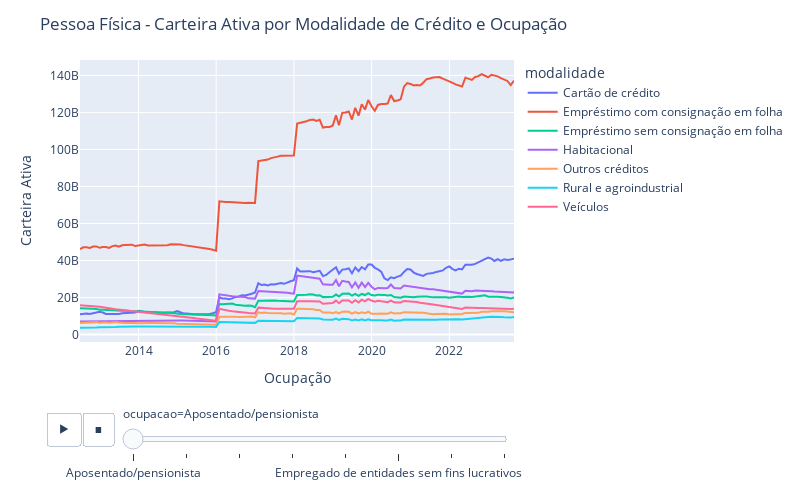

The cell this chart's notebook holds for it:
### Code cell
# fig = px.line(df_total, 
#              x='data_base',
#              y='carteira_ativa_deflacionada', 
#              color='modalidade', 
#              animation_frame='ocupacao')

# fig.update_layout(title_text='Pessoa Física - Carteira Ativa por Modalidade de Crédito e Ocupação',
#              xaxis_title='Ocupação',
#              yaxis_title='Carteira Ativa',
#              height=500, 
#              width=800)

# fig.show()

### Figure 1 — Plotly figure (JSON) as saved in the notebook; plotly's stock layout.template omitted (floating-point values rounded to 4 significant figures; data arrays with more than 128 entries replaced by an {"elided": "..."} marker saying what was removed)
{"data": [{"hovertemplate": "modalidade=Cartão de crédito<br>ocupacao=Aposentado/pensionista<br>data_base=%{x}<br>carteira_ativa_deflacionada=%{y}<extra></extra>", "legendgroup": "Cartão de crédito", "line": {"color": "#636efa", "dash": "solid"}, "marker": {"symbol": "circle"}, "mode": "lines", "name": "Cartão de crédito", "orientation": "v", "showlegend": true, "type": "scatter", "x": {"elided": "135 str values"}, "xaxis": "x", "y": {"elided": "135 float values"}, "yaxis": "y"}, {"hovertemplate": "modalidade=Empréstimo com consignação em folha<br>ocupacao=Aposentado/pensionista<br>data_base=%{x}<br>carteira_ativa_deflacionada=%{y}<extra></extra>", "legendgroup": "Empréstimo com consignação em folha", "line": {"color": "#EF553B", "dash": "solid"}, "marker": {"symbol": "circle"}, "mode": "lines", "name": "Empréstimo com consignação em folha", "orientation": "v", "showlegend": true, "type": "scatter", "x": {"elided": "135 str values"}, "xaxis": "x", "y": {"elided": "135 float values"}, "yaxis": "y"}, {"hovertemplate": "modalidade=Empréstimo sem consignação em folha<br>ocupacao=Aposentado/pensionista<br>data_base=%{x}<br>carteira_ativa_deflacionada=%{y}<extra></extra>", "legendgroup": "Empréstimo sem consignação em folha", "line": {"color": "#00cc96", "dash": "solid"}, "marker": {"symbol": "circle"}, "mode": "lines", "name": "Empréstimo sem consignação em folha", "orientation": "v", "showlegend": true, "type": "scatter", "x": {"elided": "135 str values"}, "xaxis": "x", "y": {"elided": "135 float values"}, "yaxis": "y"}, {"hovertemplate": "modalidade=Habitacional<br>ocupacao=Aposentado/pensionista<br>data_base=%{x}<br>carteira_ativa_deflacionada=%{y}<extra></extra>", "legendgroup": "Habitacional", "line": {"color": "#ab63fa", "dash": "solid"}, "marker": {"symbol": "circle"}, "mode": "lines", "name": "Habitacional", "orientation": "v", "showlegend": true, "type": "scatter", "x": {"elided": "135 str values"}, "xaxis": "x", "y": {"elided": "135 float values"}, "yaxis": "y"}, {"hovertemplate": "modalidade=Outros créditos<br>ocupacao=Aposentado/pensionista<br>data_base=%{x}<br>carteira_ativa_deflacionada=%{y}<extra></extra>", "legendgroup": "Outros créditos", "line": {"color": "#FFA15A", "dash": "solid"}, "marker": {"symbol": "circle"}, "mode": "lines", "name": "Outros créditos", "orientation": "v", "showlegend": true, "type": "scatter", "x": {"elided": "135 str values"}, "xaxis": "x", "y": {"elided": "135 float values"}, "yaxis": "y"}, {"hovertemplate": "modalidade=Rural e agroindustrial<br>ocupacao=Aposentado/pensionista<br>data_base=%{x}<br>carteira_ativa_deflacionada=%{y}<extra></extra>", "legendgroup": "Rural e agroindustrial", "line": {"color": "#19d3f3", "dash": "solid"}, "marker": {"symbol": "circle"}, "mode": "lines", "name": "Rural e agroindustrial", "orientation": "v", "showlegend": true, "type": "scatter", "x": {"elided": "135 str values"}, "xaxis": "x", "y": {"elided": "135 float values"}, "yaxis": "y"}, {"hovertemplate": "modalidade=Veículos<br>ocupacao=Aposentado/pensionista<br>data_base=%{x}<br>carteira_ativa_deflacionada=%{y}<extra></extra>", "legendgroup": "Veículos", "line": {"color": "#FF6692", "dash": "solid"}, "marker": {"symbol": "circle"}, "mode": "lines", "name": "Veículos", "orientation": "v", "showlegend": true, "type": "scatter", "x": {"elided": "135 str values"}, "xaxis": "x", "y": {"elided": "135 float values"}, "yaxis": "y"}], "layout": {"height": 500, "legend": {"title": {"text": "modalidade"}, "tracegroupgap": 0}, "margin": {"t": 60}, "sliders": [{"active": 0, "currentvalue": {"prefix": "ocupacao="}, "len": 0.9, "pad": {"b": 10, "t": 60}, "steps": [{"args": [["Aposentado/pensionista"], {"frame": {"duration": 0, "redraw": false}, "fromcurrent": true, "mode": "immediate", "transition": {"duration": 0, "easing": "linear"}}], "label": "Aposentado/pensionista", "method": "animate"}, {"args": [["Empresário"], {"frame": {"duration": 0, "redraw": false}, "fromcurrent": true, "mode": "immediate", "transition": {"duration": 0, "easing": "linear"}}], "label": "Empresário", "method": "animate"}, {"args": [["MEI"], {"frame": {"duration": 0, "redraw": false}, "fromcurrent": true, "mode": "immediate", "transition": {"duration": 0, "easing": "linear"}}], "label": "MEI", "method": "animate"}, {"args": [["Outros"], {"frame": {"duration": 0, "redraw": false}, "fromcurrent": true, "mode": "immediate", "transition": {"duration": 0, "easing": "linear"}}], "label": "Outros", "method": "animate"}, {"args": [["Servidor ou empregado público"], {"frame": {"duration": 0, "redraw": false}, "fromcurrent": true, "mode": "immediate", "transition": {"duration": 0, "easing": "linear"}}], "label": "Servidor ou empregado público", "method": "animate"}, {"args": [["Empregado de entidades sem fins lucrativos"], {"frame": {"duration": 0, "redraw": false}, "fromcurrent": true, "mode": "immediate", "transition": {"duration": 0, "easing": "linear"}}], "label": "Empregado de entidades sem fins lucrativos", "method": "animate"}, {"args": [["Autônomo"], {"frame": {"duration": 0, "redraw": false}, "fromcurrent": true, "mode": "immediate", "transition": {"duration": 0, "easing": "linear"}}], "label": "Autônomo", "method": "animate"}, {"args": [["Empregado de empresa privada"], {"frame": {"duration": 0, "redraw": false}, "fromcurrent": true, "mode": "immediate", "transition": {"duration": 0, "easing": "linear"}}], "label": "Empregado de empresa privada", "method": "animate"}], "x": 0.1, "xanchor": "left", "y": 0, "yanchor": "top"}], "title": {"text": "Pessoa Física - Carteira Ativa por Modalidade de Crédito e Ocupação"}, "updatemenus": [{"buttons": [{"args": [null, {"frame": {"duration": 500, "redraw": false}, "fromcurrent": true, "mode": "immediate", "transition": {"duration": 500, "easing": "linear"}}], "label": "&#9654;", "method": "animate"}, {"args": [[null], {"frame": {"duration": 0, "redraw": false}, "fromcurrent": true, "mode": "immediate", "transition": {"duration": 0, "easing": "linear"}}], "label": "&#9724;", "method": "animate"}], "direction": "left", "pad": {"r": 10, "t": 70}, "showactive": false, "type": "buttons", "x": 0.1, "xanchor": "right", "y": 0, "yanchor": "top"}], "width": 800, "xaxis": {"anchor": "y", "autorange": true, "domain": [0, 1], "range": ["2012-06-30", "2023-08-31"], "title": {"text": "Ocupação"}, "type": "date"}, "yaxis": {"anchor": "x", "autorange": true, "domain": [0, 1], "range": [-4017000000.0, 148300000000.0], "title": {"text": "Carteira Ativa"}, "type": "linear"}}}
